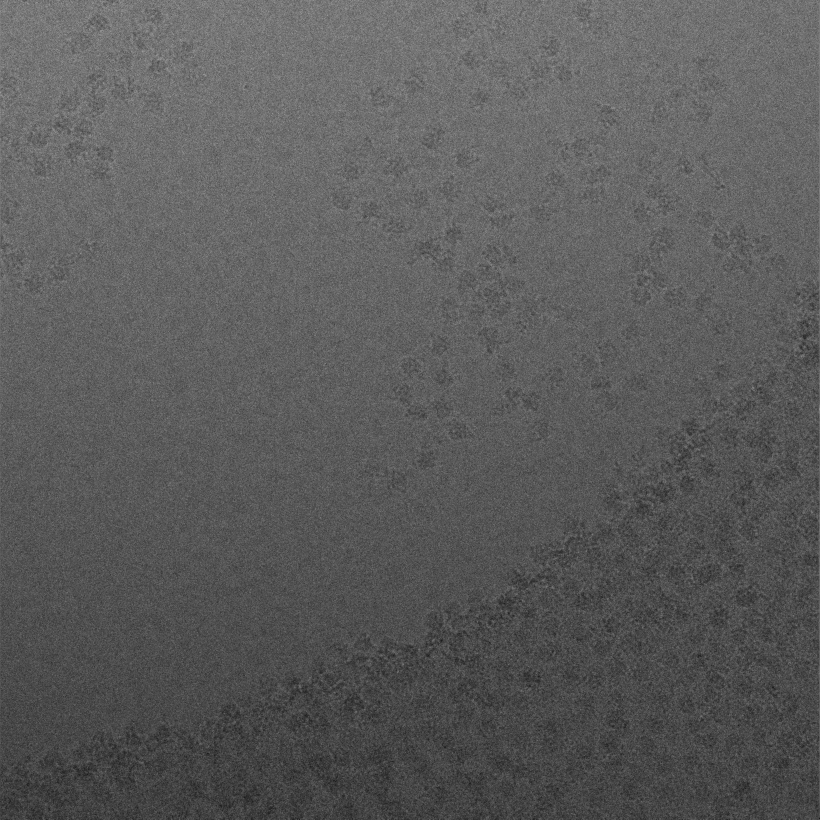
#> input picture test_images/test.jpg, 4096 x 4096 px (shown at 1/5 size)
$ python find_circle.py test_images/test.jpg   (Python 2 division)   (older library calls are emulated)
#> lines starting #> are read from the running program, lines starting #| are printed output that depends on the picture; after the words box and inside, x2 and y2 are one past the last pixel; in counts of white or black regions, pixels touching at a corner belong together
from PIL import Image
import numpy as np
import math
import random

import matplotlib.pyplot as plt
import matplotlib.patches as mpatches
from mpl_toolkits.mplot3d import Axes3D

import scipy

import scipy.io
from skimage import data, io, filter
from skimage import data
from skimage.filter import threshold_otsu
from skimage.segmentation import clear_border
from skimage.morphology import label, closing, square, reconstruction, erosion, dilation, square
from skimage.measure import regionprops
import skimage.draw

from scipy.ndimage.morphology import grey_opening

import IPython

HOLE_RADIUS = 250

class Pipeline:
    def __init__(self,filename="data/test2.jpg",debug=False,downsample=20):
#> called with filename = 'test_images/test.jpg', debug = False, downsample = 20
        self.image = Image.open(filename)
#> self.image is the input picture: PIL image 4096x4096 L; min 0, max 255, mean 91.2
        self.data = np.asarray(self.image)[:,:]

        self.decimate(downsample)
#> in decimate, `self.data = scipy.signal.decimate(self.data,downsample,axis=1,ftype='f..`:
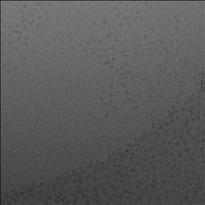
#> self.data: shape (205, 205) float64; min 30.42, max 145.9, mean 90.9
        self.normalize()
#> in normalize, `image_min = np.min(self.data)`: image_min = 30.42
#> in normalize, `image_max = np.max(self.data)`: image_max = 145.9
        self.save()

        self.debug = debug

    def open(self,window_size=(10,10)):
        """
            Perform the opening of this image.
        """
#> called with window_size = (10, 10)
        self.data = np.max(self.data) - self.data
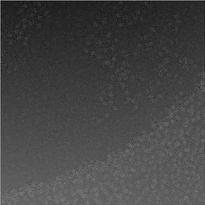
#> self.data: shape (205, 205) float64; min 0, max 145.9, mean 69.5
        self.data -= grey_opening(self.data,size=(5,5))
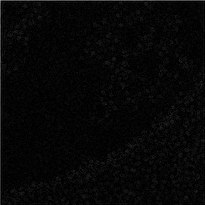
#> self.data: shape (205, 205) float64; min 0, max 144.7, mean 6.9
        self.data = np.max(self.data) - self.data
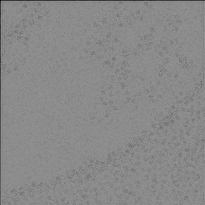
#> self.data: shape (205, 205) float64; min 0, max 144.7, mean 137.7

    # [14 lines left out: functions select_largest_component, mask_original, not called in this run]

    def erode(self):
        self.data = np.max(self.data)-self.data
        self.data = erosion(self.data,square(3))
        self.data = np.max(self.data)-self.data

    # [50 lines left out: functions dilate, connected_components_iterative, not called in this run]

    def save(self):
        self.saved_data = self.data.copy()

    # [6 lines left out: function show, not called in this run]

    def blur(self,window_size=(10,10)):
#> called with window_size = (10, 10)
        window = np.ones(window_size)
        window /= np.linalg.norm(window)
        self.data = scipy.signal.convolve2d(self.data, window)#, boundary='fill',fillvalue=np.max(self.data))
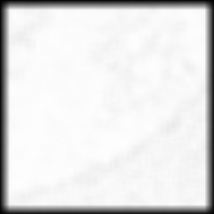
#> self.data: shape (214, 214) float64; min 0, max 1416.9, mean 1263.8; drawn with min black and max white

    # [14 lines left out: functions fit_plane, plot_3d, not called in this run]

    def threshold(self):
        """
            Simple threshold for intensity.
        """
        self.data = filter.threshold_adaptive(self.data,100)

    def crop(self,factor=8):
#> called with factor = 15
        self.data = self.data[factor:-factor,factor:-factor]
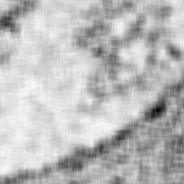
#> self.data: shape (184, 184) float64; min 1297.8, max 1416.9, mean 1385.6; drawn with min black and max white

    def decimate(self,downsample=20):
        self.data = scipy.signal.decimate(self.data,downsample,axis=0,ftype='fir')
        self.data = scipy.signal.decimate(self.data,downsample,axis=1,ftype='fir')

    def normalize(self):
        image_min = np.min(self.data)
        image_max = np.max(self.data)
        self.data = self.data - np.ones(self.data.shape)*image_min
        self.data *= (image_max)/(image_max-image_min)

    # [4 lines left out: function save_to_file, not called in this run]


if __name__=="__main__":
    import sys
    if len(sys.argv)>1:
        filename = sys.argv[1]
    else:
        filename = "data/test2.jpg"
    p = Pipeline(downsample=20,filename=filename)

    p.open()
    p.blur()

    p.crop(factor=15)
    p.threshold()
#> in threshold, `self.data = filter.threshold_adaptive(self.data,100)`:
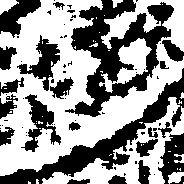
#> self.data: shape (184, 184) bool; 57.4% white; 71 black regions (49 under 20 px), largest, box (x1, y1, x2, y2) and area: (65, 0, 174, 117) 5070, (0, 68, 184, 184) 3545, (21, 94, 61, 152) 865

#> (the run stopped early here; a loop or call above may not have finished)
